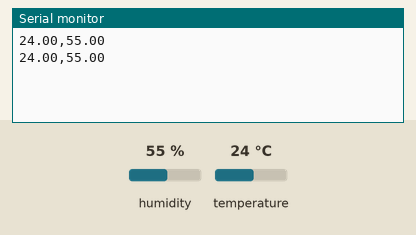
Bench run of a sketch on a simulated Arduino Mega 2560, built with avr-gcc and run on an emulated ATmega2560. Shown: the last lines printed to the serial monitor. The inputs (shaded band) are chosen by the test bench; at power-on: humidity 55 %, temperature 24 °C.

Above: at 4.8 s.
4.9 s: humidity set to 22 %
At 7.2 s:
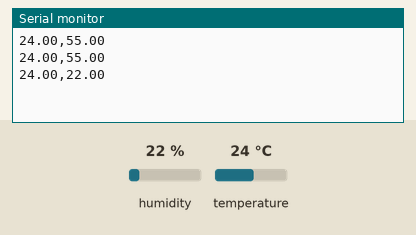
7.9 s: temperature set to 12 °C
At 8.9 s:
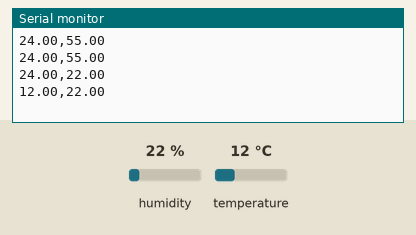
10.9 s: humidity set to 40 %
At 12.4 s:
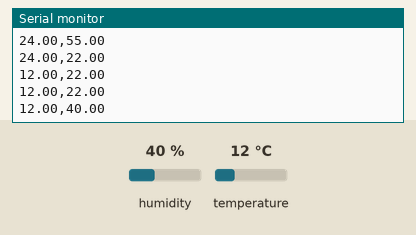
Timing chart, 0 to 13.9 s (numbered marks = the images above; inputs shaded):
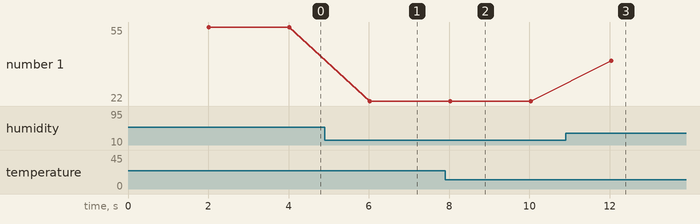

The sketch:

send_temp_humidity_readings.ino
```cpp
#include "DHT.h"

#define DHTPIN 52
#define DHTTYPE DHT22

DHT dht(DHTPIN, DHTTYPE);

void setup() {
  Serial.begin(9600);

  dht.begin();
}

void loop(){
  delay(2000);

  float h = dht.readHumidity();
  float t = dht.readTemperature();

  if (isnan(h) || isnan(t)) {
    Serial.println("Failed to read from DHT sensor!");
    return;
  }

  Serial.print(t);
  Serial.print(",");
  Serial.println(h);

}
```

Measured:
- after the input at 4.9 s, the serial monitor: prints a new line after 1.1 s (image 1)
- after the input at 7.9 s, the serial monitor: prints a new line after 0.12 s (image 2)
- after the input at 10.9 s, the serial monitor: prints a new line after 1.1 s (image 3)
- plotted number 1: 55 → 22 after the input at 4.9 s, 22 → 40 after the input at 10.9 s
